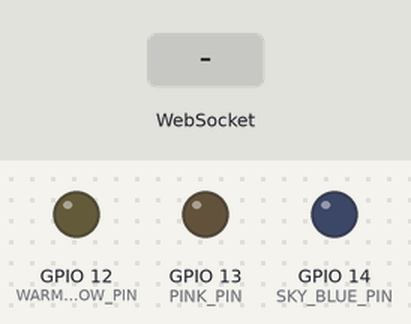
Bench run of a sketch on a simulated ESP32. Shown: output pins drawn as LEDs (lit = HIGH). Inputs (shaded band) come from the test bench. WiFi joins after 1.5 s; servers stay silent unless stated; what the sketch prints to the serial monitor is not drawn.

Above: at 2.7 s.
2.8 s: WebSocket text "yellow" received
At 3.5 s:
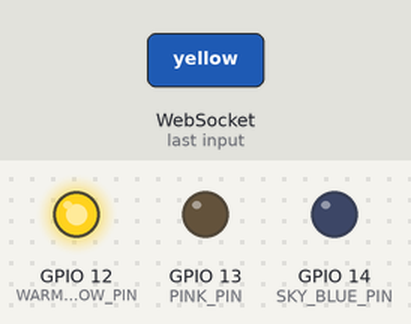
4.3 s: WebSocket text "pink" received
At 4.7 s:
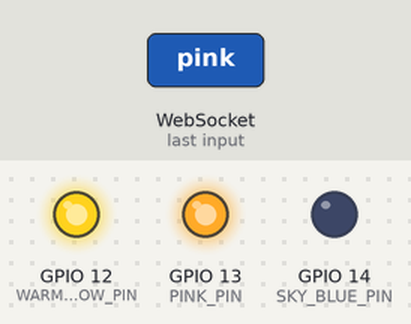
5.8 s: WebSocket text "blue" received
At 7.0 s:
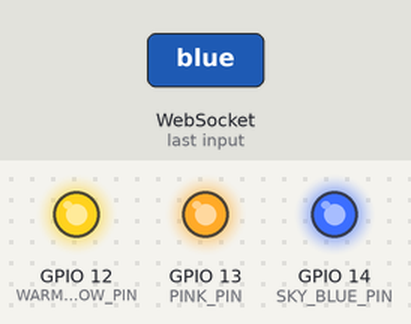
7.3 s: WebSocket text "yellow" received
At 8.1 s:
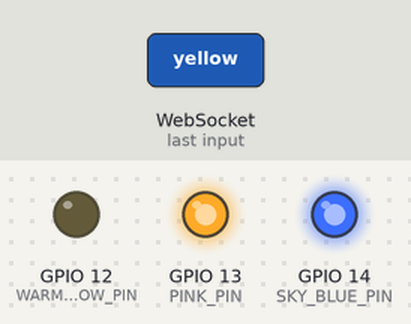
8.8 s: WebSocket text "pink" received
At 9.3 s:
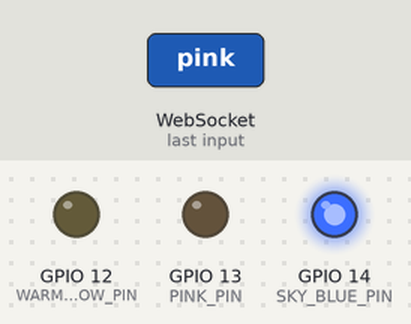
Timing chart, 0 to 11.3 s (numbered marks = the images above; inputs shaded):
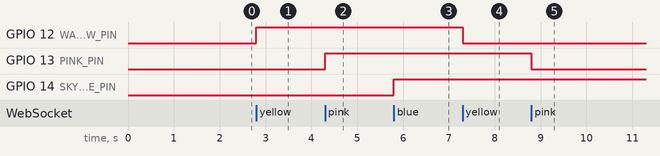

The sketch:

sketch_jul08a.ino
```cpp
#include <WiFi.h>
#include <WebSocketsServer.h>

#define WARM_YELLOW_PIN 12
#define PINK_PIN 13
#define SKY_BLUE_PIN 14


const char* ssid = "ESP32-Control";
const char* password = "12345678";


WebSocketsServer webSocket(81);
void setup() {
  pinMode(WARM_YELLOW_PIN, OUTPUT);
  pinMode(PINK_PIN, OUTPUT);
  pinMode(SKY_BLUE_PIN, OUTPUT);
  Serial.begin(115200);


  WiFi.mode(WIFI_STA);
  WiFi.setSleep(false);

  WiFi.begin(ssid, password);
  Serial.println("正在连接热点...");

  unsigned long startTime = millis();
  while (WiFi.status() != WL_CONNECTED && millis() - startTime < 15000) {
    delay(500);
    Serial.print(".");
  }


  if (WiFi.status() == WL_CONNECTED) {
    Serial.println("\nWiFi连接成功");
    Serial.print("IP地址: ");
    Serial.println(WiFi.localIP());

    // ↓↓↓ 修改3：启动WebSocket服务 ↓↓↓
    webSocket.begin();
    webSocket.onEvent(webSocketEvent);
    Serial.println("WebSocket服务已启动,端口:81");
    // ↑↑↑ 修改3结束 ↑↑↑
  } else {
    Serial.println("\n连接失败,请检查:");
    Serial.println("1. 热点是否开启 2. 密码是否正确 3. 手机是否关闭了流量共享");
  }
}

void loop() {
  webSocket.loop();
}


void webSocketEvent(uint8_t num, WStype_t type, uint8_t* payload, size_t length) {
  if (type == WStype_TEXT) {
    String message = (char*)payload;
    message.trim();

    if (message == "yellow") {
      digitalWrite(WARM_YELLOW_PIN, !digitalRead(WARM_YELLOW_PIN));
      webSocket.sendTXT(num, "yellow_status:" + String(digitalRead(WARM_YELLOW_PIN)));
      Serial.println("黄灯状态切换");
    }
    else if (message == "pink") {
      digitalWrite(PINK_PIN, !digitalRead(PINK_PIN));
      webSocket.sendTXT(num, "pink_status:" + String(digitalRead(PINK_PIN)));
      Serial.println("粉灯状态切换");
    }
    else if (message == "blue") {
      digitalWrite(SKY_BLUE_PIN, !digitalRead(SKY_BLUE_PIN));
      webSocket.sendTXT(num, "blue_status:" + String(digitalRead(SKY_BLUE_PIN)));
      Serial.println("蓝灯状态切换");
    }
    else {
      webSocket.sendTXT(num, "error:invalid_cmd");
      Serial.println("收到未知指令: " + message);
    }
  }
}
```

Measured:
- after the input at 2.8 s, GPIO 12 (WARM_YELLOW_PIN): LOW → HIGH at once
- after the input at 4.3 s, GPIO 13 (PINK_PIN): LOW → HIGH at once
- after the input at 5.8 s, GPIO 14 (SKY_BLUE_PIN): LOW → HIGH at once
- after the input at 7.3 s, GPIO 12 (WARM_YELLOW_PIN): HIGH → LOW at once
- after the input at 8.8 s, GPIO 13 (PINK_PIN): HIGH → LOW at once
